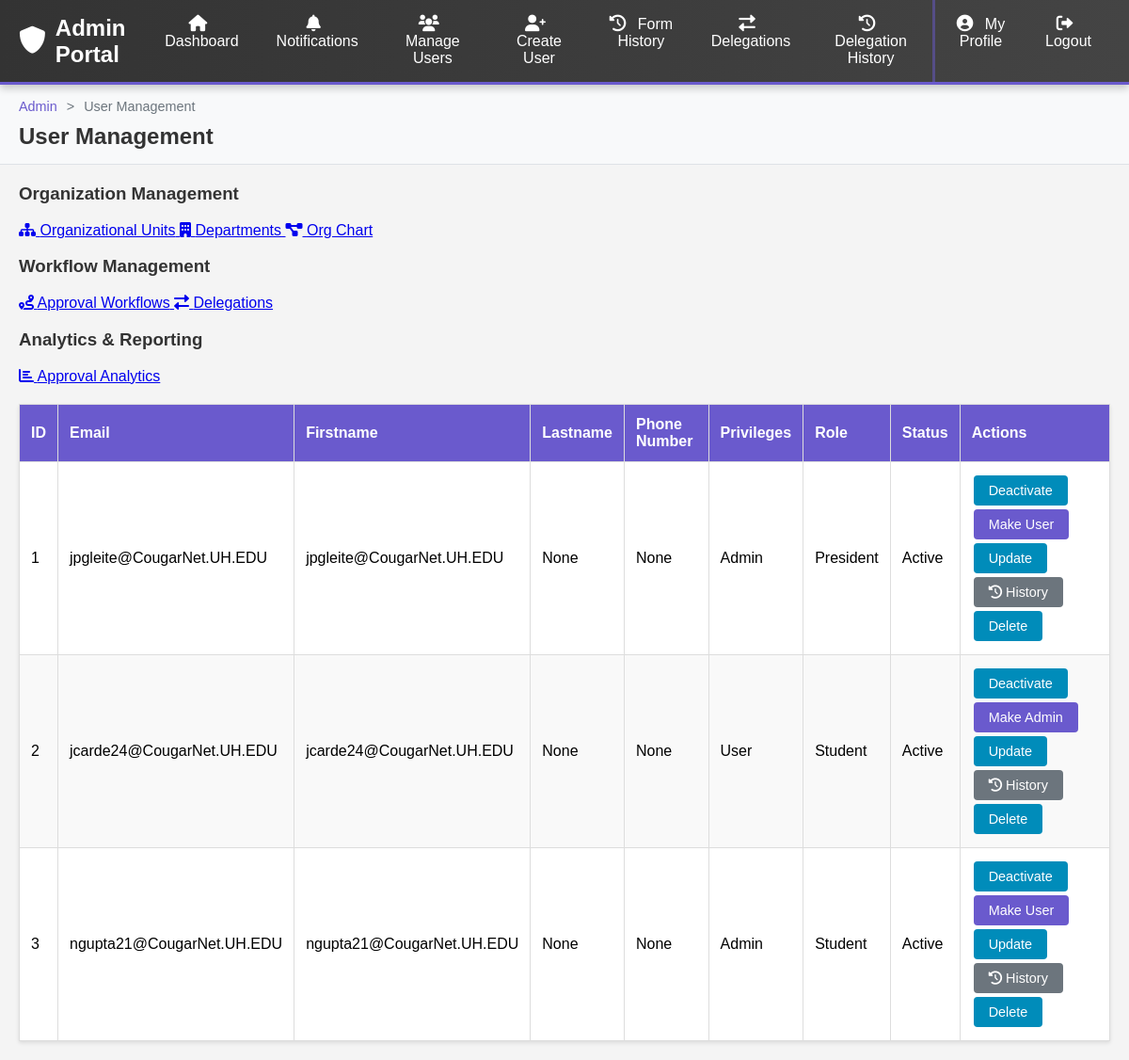
The app's page /a, older data.
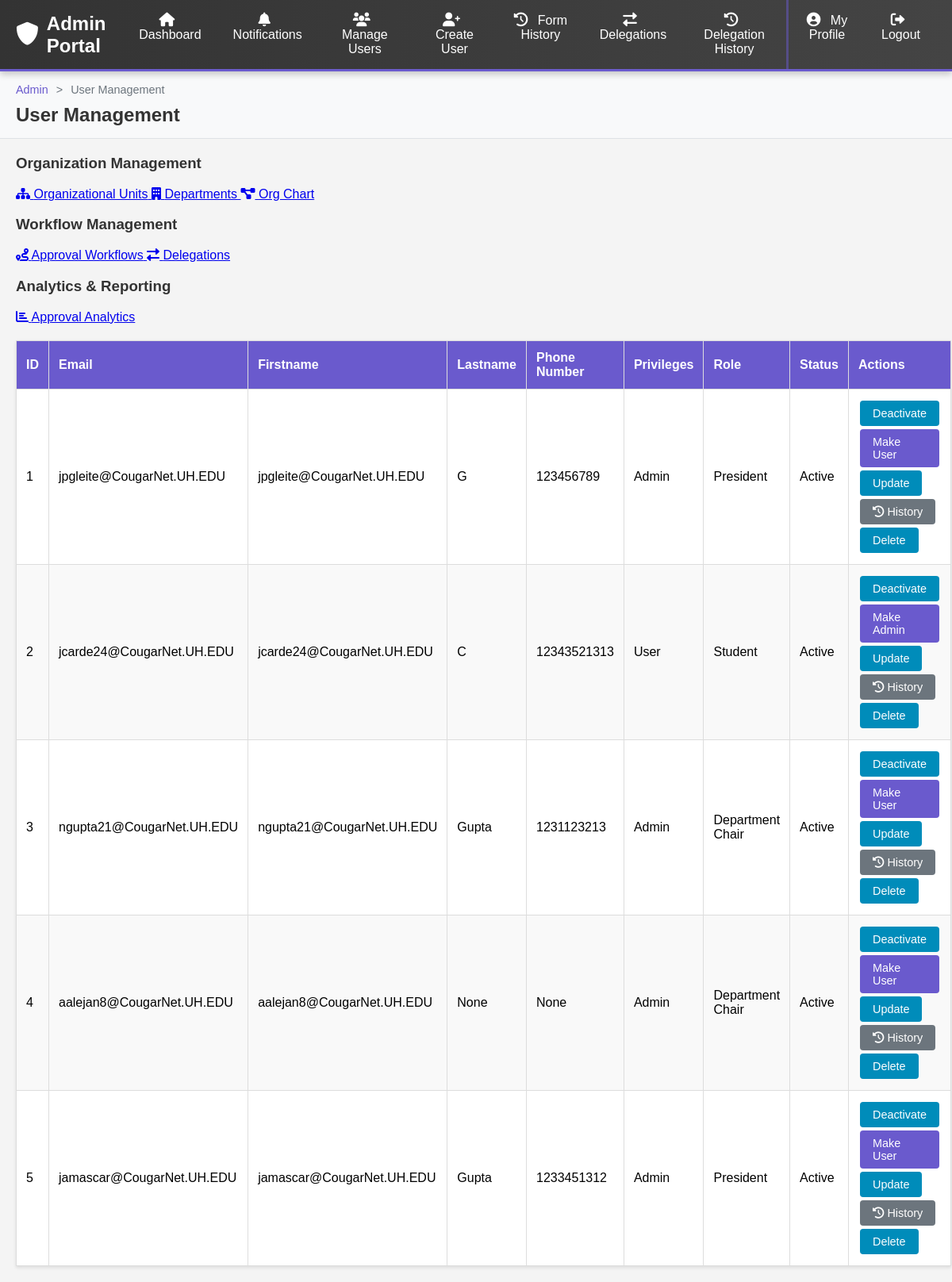
The same page, newer data.
### main.py (models this page shows, shortened)
class Profile(db.Model):
    id = db.Column(db.Integer, primary_key=True)
    first_name = db.Column(db.String(20), nullable=True)
    last_name = db.Column(db.String(20), nullable=True)
    active = db.Column(db.Boolean, default=True, nullable=True)
    pass_word = db.Column(db.String(200), nullable=False)  # Hashed passwords
    privilages_ = db.Column(db.String(20), default='user')
    user_roles = db.relationship('UserRole', back_populates='user')
    email_ = db.Column(db.String(100), nullable=True)
    usertokenid = db.Column(db.String(100), nullable=True)
    bio = db.Column(db.Text, nullable=True)
    phoneN_ = db.Column(db.String(200), nullable=True)
    address = db.Column(db.String(200), nullable=True)
    enroll_status = db.Column(db.String(200), nullable=True)
    date_created = db.Column(db.DateTime, default=datetime.utcnow)

class UserRole(db.Model):
    __tablename__ = 'user_roles'
    id = db.Column(db.Integer, primary_key=True)
    user_id = db.Column(db.Integer, db.ForeignKey('profile.id'))
    role_id = db.Column(db.Integer, db.ForeignKey('roles.id'))
    department_id = db.Column(db.Integer, db.ForeignKey('departments.id'))
    role = db.relationship('Role', back_populates='user_roles')
    department = db.relationship('Department')
    user = db.relationship('Profile', back_populates='user_roles')

class Role(db.Model):
    __tablename__ = 'roles'
    id = db.Column(db.Integer, primary_key=True)
    name = db.Column(db.String(50), unique=True)  # student, department_chair, president
    level = db.Column(db.Integer)  # 1=student, 2=chair, 3=president
    user_roles = db.relationship('UserRole', back_populates='role')

### main.py (the view)
@app.route('/a')
def ad():
    profiles = Profile.query.all()  # Retrieve all profiles from the database
    return render_template('adminpage.html', profiles=profiles)

### main.py (called while the page is built)
@app.before_request
def check_user_active():
    user_id = session.get('user_id')
    if user_id:
        user = Profile.query.get(user_id)
        if user and not user.active and user.privilages_ != 'admin':
            session.clear()  # Clear session to prevent further access
            return redirect(url_for('deactivated'))  # Redirect to a deactivated page

### templates/adminpage.html (shortened to what this page needs)
<!DOCTYPE html>
<html>
  <head>
    <link
      rel="stylesheet"
      href="https://cdnjs.cloudflare.com/ajax/libs/font-awesome/6.0.0/css/all.min.css"
    />
    <link
      rel="stylesheet"
      href="{{ url_for('static', filename='css/admin_navbar.css') }}"
    />
  </head>
  <body>
    <nav class="admin-navbar">
      <div class="nav-container">
        <div class="top-bar">
          <a href="/ap" class="logo">
            <i class="fas fa-shield-alt"></i> Admin Portal
          </a>
        </div>
        <div class="nav-links">
          <a href="/ap"><i class="fas fa-home"></i> Dashboard</a>
          <a href="/notifications"><i class="fas fa-bell"></i> Notifications</a>
          <a href="/adminpage"><i class="fas fa-users"></i> Manage Users</a>
          <a href="/create"><i class="fas fa-user-plus"></i> Create User</a>
          <a href="/form_history"
            ><i class="fas fa-history"></i> Form History</a
          >
          <a href="{{ url_for('admin_delegations') }}"
            ><i class="fas fa-exchange-alt"></i> Delegations</a
          >
          <a href="{{ url_for('delegation_history') }}"
            ><i class="fas fa-history"></i> Delegation History</a
          >
          <a href="/profile" class="profile-link"
            ><i class="fas fa-user-circle"></i> My Profile</a
          >
          <a href="{{ url_for('logout') }}"
            ><i class="fas fa-sign-out-alt"></i> Logout</a
          >
        </div>
      </div>
    </nav>
    <div class="page-header">
      <ul class="breadcrumb">
        <li><a href="/ap">Admin</a></li>
        <li class="current">User Management</li>
      </ul>
      <h2>User Management</h2>
    </div>
    <div class="main-container">
      <div class="admin-dashboard">
        <div class="dashboard-section">
          <h3>Organization Management</h3>
          <div class="dashboard-links">
            <a href="{{ url_for('admin_org_units') }}" class="dashboard-link">
              <i class="fas fa-sitemap"></i>
              <span>Organizational Units</span>
            </a>
            <a href="{{ url_for('admin_departments') }}" class="dashboard-link">
              <i class="fas fa-building"></i>
              <span>Departments</span>
            </a>
            <a href="{{ url_for('admin_org_chart') }}" class="dashboard-link">
              <i class="fas fa-project-diagram"></i>
              <span>Org Chart</span>
            </a>
          </div>
        </div>
        <div class="dashboard-section">
          <h3>Workflow Management</h3>
          <div class="dashboard-links">
            <a href="{{ url_for('admin_workflows') }}" class="dashboard-link">
              <i class="fas fa-route"></i>
              <span>Approval Workflows</span>
            </a>
            <a href="{{ url_for('admin_delegations') }}" class="dashboard-link">
              <i class="fas fa-exchange-alt"></i>
              <span>Delegations</span>
            </a>
          </div>
        </div>
        <div class="dashboard-section">
          <h3>Analytics & Reporting</h3>
          <div class="dashboard-links">
            <a
              href="{{ url_for('approval_analytics') }}"
              class="dashboard-link"
            >
              <i class="fas fa-chart-bar"></i>
              <span>Approval Analytics</span>
            </a>
          </div>
        </div>
      </div>
      <table>
        <thead>
          <tr>
            <th>ID</th>
            <th>Email</th>
            <th>Firstname</th>
            <th>Lastname</th>
            <th>Phone Number</th>
            <th>Privileges</th>
            <th>Role</th>
            <th>Status</th>
            <th>Actions</th>
          </tr>
        </thead>
        <tbody>
          {% for data in profiles %}
          <tr>
            <td>{{ data.id }}</td>
            <td>{{data.email_}}</td>
            <td>{{ data.first_name }}</td>
            <td>{{ data.last_name }}</td>
            <td>{{ data.phoneN_ }}</td>
            <td>
              {% if data.privilages_ == "admin" %} Admin {% else %} User {%
              endif %}
            </td>
            <td>
              {% if data.user_roles %} {% for user_role in data.user_roles %}
              <span class="role-badge role-{{ user_role.role.name }}">
                {{ user_role.role.name|replace('_', ' ')|title }}
              </span>
              {% endfor %} {% else %}
              <span class="role-badge role-student">Student</span>
              {% endif %}
            </td>
            <td>{% if data.active %} Active {% else %} Inactive {% endif %}</td>
            <td>
              <a href="/active/{{ data.id }}" class="action-btn">
                {% if data.active %} Deactivate {% else %} Activate {% endif %}
              </a>
              <a href="/priv/{{ data.id }}" class="priv-btn">
                {% if data.privilages_ == "user" %} Make Admin {% else %} Make
                User {% endif %}
              </a>
              <a href="/update/{{ data.id }}" class="action-btn">Update</a>
              <a href="/history/{{ data.id }}" class="history-btn">
                <i class="fas fa-history"></i> History
              </a>
              <a
                href="/delete/{{ data.id }}"
                class="action-btn"
                onclick="return confirm('Are you sure you want to delete this user?')"
                >Delete</a
              >
            </td>
          </tr>
          {% endfor %}
        </tbody>
      </table>
    </div>
  </body>
</html>

### static/css/admin_navbar.css (style rules this page uses)
.admin-navbar { background: linear-gradient(90deg, #333 0%, #444 100%); overflow: hidden; box-shadow: 0 4px 10px rgba(0, 0, 0, 0.2); position: sticky; top: 0; z-index: 1000; border-bottom: 3px solid #6a5acd; }
.admin-navbar .nav-container { display: flex; justify-content: space-between; align-items: center; max-width: 1200px; margin: 0 auto; padding: 0 20px; }
.admin-navbar .logo { color: white; font-weight: bold; font-size: 1.5rem; padding: 14px 0; text-decoration: none; display: flex; align-items: center; transition: all 0.3s ease; }
.admin-navbar .logo i { margin-right: 10px; font-size: 1.2em; }
.admin-navbar .nav-links { display: flex; margin: 0; padding: 0; }
.admin-navbar .nav-links a { display: flex; align-items: center; color: #f0f0f0; text-align: center; padding: 16px 20px; text-decoration: none; transition: all 0.3s ease; position: relative; font-weight: 500; }
.admin-navbar .nav-links a i { margin-right: 8px; font-size: 1.1em; }
.admin-navbar .nav-links a.profile-link { border-left: 3px solid rgba(106, 90, 205, 0.5); }

### templates/adminpage.html (style rules this page uses)
body { background-color: #f4f4f4; font-family: Arial, sans-serif; margin: 0; padding: 0; color: #333; }
.admin-navbar { background-color: #333; overflow: hidden; box-shadow: 0 4px 8px rgba(0, 0, 0, 0.2); position: sticky; top: 0; z-index: 1000; }
.admin-navbar .nav-container { display: flex; justify-content: space-between; align-items: center; max-width: 1200px; margin: 0 auto; padding: 0 20px; }
.admin-navbar .logo { color: white; font-weight: bold; font-size: 1.5rem; padding: 14px 0; text-decoration: none; display: flex; align-items: center; }
.admin-navbar .logo i { margin-right: 10px; }
.admin-navbar .nav-links { display: flex; }
.admin-navbar .nav-links a { display: block; color: white; text-align: center; padding: 16px 20px; text-decoration: none; transition: all 0.3s ease; }
.page-header { background-color: #f8f9fa; padding: 15px 20px; border-bottom: 1px solid #dee2e6; max-width: 1200px; margin: 0 auto; }
.page-header .breadcrumb { display: flex; list-style: none; padding: 0; margin: 0; }
.page-header .breadcrumb li { display: inline; font-size: 0.9rem; }
.page-header .breadcrumb li:not(:last-child)::after { content: ">"; margin: 0 10px; color: #6c757d; }
.page-header .breadcrumb a { color: #6a5acd; text-decoration: none; }
.page-header .breadcrumb .current { color: #6c757d; font-weight: 500; }
.page-header h2 { margin: 10px 0 0 0; color: #333; }
.main-container { max-width: 1200px; margin: 20px auto; padding: 0 20px; }
table { width: 100%; border-collapse: collapse; background-color: #fff; color: #000; margin-top: 20px; box-shadow: 0 2px 4px rgba(0, 0, 0, 0.1); }
th, td { border: 1px solid #ddd; padding: 12px; text-align: left; }
th { background-color: #6a5acd; color: #fff; font-weight: 600; }
tr:nth-child(even) { background-color: #f9f9f9; }
.action-btn { display: inline-block; background-color: #008cba; color: #fff; padding: 8px 16px; text-decoration: none; font-size: 0.9rem; border-radius: 4px; transition: background-color 0.3s ease; margin: 2px; }
.priv-btn { display: inline-block; background-color: #6a5acd; color: #fff; padding: 8px 16px; text-decoration: none; font-size: 0.9rem; border-radius: 4px; transition: background-color 0.3s ease; margin: 2px; }
.history-btn { display: inline-block; background-color: #6c757d; color: #fff; padding: 8px 16px; text-decoration: none; font-size: 0.9rem; border-radius: 4px; transition: background-color 0.3s ease; margin: 2px; }

Row changes from the older to the newer data that the page shows:
removed UserRole: role.name "Student", shown under Profile "ngupta21@CougarNet.UH.EDU"
changed Profile "jpgleite@CougarNet.UH.EDU": last_name "None" → "G"; phoneN_ "None" → "123456789"
changed Profile "jcarde24@CougarNet.UH.EDU": last_name "None" → "C"; phoneN_ "None" → "12343521313"
changed Profile "ngupta21@CougarNet.UH.EDU": last_name "None" → "Gupta"; phoneN_ "None" → "1231123213"
added UserRole: role.name "Department Chair", shown under Profile "ngupta21@CougarNet.UH.EDU"
added Profile: id "4", email_ "aalejan8@CougarNet.UH.EDU", first_name "aalejan8@CougarNet.UH.EDU", last_name "None", phoneN_ "None", privilages_ "Admin", active "Active"
added UserRole: role.name "Department Chair", shown under "4"
added Profile: id "5", email_ "jamascar@CougarNet.UH.EDU", first_name "jamascar@CougarNet.UH.EDU", last_name "Gupta", phoneN_ "1233451312", privilages_ "Admin", active "Active"
added UserRole: role.name "President", shown under "5"
